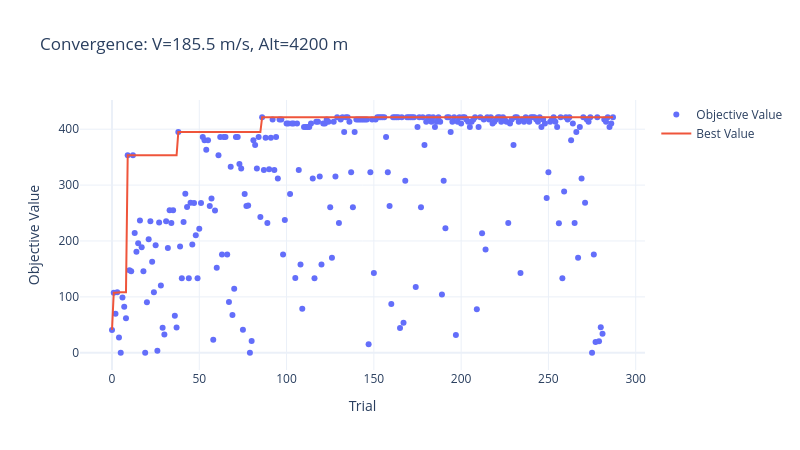

The notebook cell this image was saved under:
### Markdown cell above
## Early Stopping

Early stopping is a technique used to prevent overfitting by stopping the training process when the model's performance on a validation set starts to degrade. This can be implemented by monitoring the validation loss and stopping training when it stops improving.

### Code cell
optimizer = AirfoilOptimizer(chord=1.0)

best, finesse = optimizer.find_best_airfoil(185.5, 4200, n_trials=1000, show_history=True, early_stop=200)

print(f"✅ Best NACA Profile : {best['m']}{best['p']}{int(best['t']):02d} with L/D = {finesse:.2f}")

### Figure 1 — Plotly figure (JSON) as saved in the notebook; plotly's stock layout.template omitted (floating-point values rounded to 4 significant figures; data arrays with more than 128 entries replaced by an {"elided": "..."} marker saying what was removed)
{"data": [{"mode": "markers", "name": "Objective Value", "type": "scatter", "x": {"elided": "288 int values"}, "y": {"elided": "288 float values"}}, {"mode": "lines", "name": "Best Value", "type": "scatter", "x": {"elided": "288 int values"}, "y": {"elided": "288 float values"}}, {"marker": {"color": "#cccccc"}, "mode": "markers", "name": "Infeasible Trial", "showlegend": false, "type": "scatter", "x": [], "y": []}], "layout": {"height": 450, "title": {"text": "Convergence: V=185.5 m/s, Alt=4200 m"}, "width": 800, "xaxis": {"title": {"text": "Trial"}}, "yaxis": {"title": {"text": "Objective Value"}}}}
